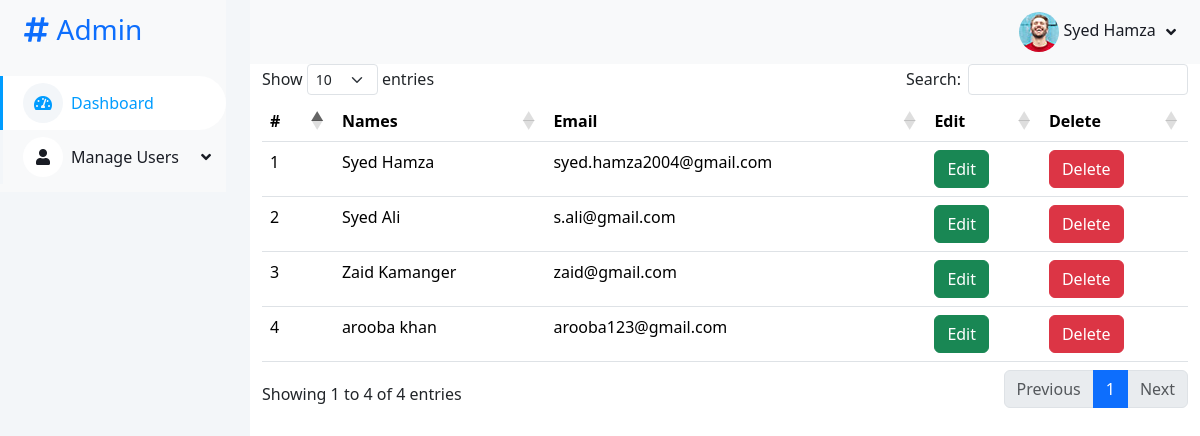
The app's page /Admin/usermanage.php (signed in) with its own data.
### tables this page shows
CREATE TABLE `users` (
  `id` int(11) NOT NULL,
  `Users_Name` varchar(255) NOT NULL,
  `Users_Password` varchar(255) NOT NULL,
  `Users_Number` int(11) NOT NULL,
  `Uses_Address` varchar(255) NOT NULL,
  `Users_CNIC` int(14) NOT NULL,
  `Email_id` varchar(255) NOT NULL
);

### Admin/usermanage.php (the view, shortened to what this page needs)
<?php
require '../Connection/config.php';
?>
<!DOCTYPE html>
<html lang="en">
<head>
    <link href="https://cdnjs.cloudflare.com/ajax/libs/font-awesome/5.10.0/css/all.min.css" rel="stylesheet">
    <link href="https://cdn.jsdelivr.net/npm/bootstrap@5.3.3/dist/css/bootstrap.min.css" rel="stylesheet">
    <link href="https://cdn.datatables.net/1.13.4/css/dataTables.bootstrap5.min.css" rel="stylesheet">
    <link href="css/style.css" rel="stylesheet">
</head>
<body>
    <div class="container-xxl position-relative bg-white d-flex p-0">
        <div class="sidebar pe-4 pb-3">
            <nav class="navbar bg-light navbar-light">
                <a href="index.html" class="navbar-brand mx-4 mb-3">
                    <h3 class="text-primary"><i class="fa fa-hashtag me-2"></i>Admin</h3>
                </a>
                <div class="navbar-nav w-100">
                    <a href="index.php" class="nav-item nav-link active"><i class="fa fa-tachometer-alt me-2"></i>Dashboard</a>
                    <div class="nav-item dropdown">
                        <a href="#" class="nav-link dropdown-toggle" data-bs-toggle="dropdown"><i class="fa fa-user me-2"></i>Manage Users</a>
                    </div>
                </div>
            </nav>
        </div>
        <div class="content">
            <nav class="navbar navbar-expand bg-light navbar-light sticky-top px-4 py-0">
                <div class="navbar-nav align-items-center ms-auto">
                    <div class="nav-item dropdown">
                        <a href="#" class="nav-link dropdown-toggle" data-bs-toggle="dropdown">
                            <img class="rounded-circle" src="img/user.jpg" alt="" style="width: 40px; height: 40px;">
                            <span class="d-none d-lg-inline-flex"><?php echo $_SESSION['username']; ?></span>
                        </a>
                    </div>
                </div>
            </nav>
            <div class="container">
            <?php
    $SELECTQUERY = 'SELECT * FROM `users`';
    $validateselec = mysqli_query($con, $SELECTQUERY);
    $s_no = 1;
    if (mysqli_num_rows($validateselec) > 0) {
    ?>
        <table id="myTable" class="table display">
            <thead>
                <tr>
                    <th scope="col">#</th>
                    <th scope="col">Names</th>
                    <th scope="col">Email</th>
                    <th scope="col">Edit</th>
                    <th scope="col">Delete</th>
                </tr>
            </thead>
            <tbody>
                <?php
                while ($row = mysqli_fetch_assoc($validateselec)) {
                    ?>
                    <tr>
                        <td><?php echo $s_no++; ?></td>
                        <td><?php echo htmlspecialchars($row['Users_Name']); ?></td>
                        <td><?php echo htmlspecialchars($row['Email_id']); ?></td>
                        <td>
                            <a href="UpdateUsers.php?editid=<?php echo $row['id']; ?>">
                                <button class="btn btn-md btn-success">Edit</button>
                            </a>
                        </td>
                        <td>
                            <a href="usermanage.php?dltuser=<?php echo $row['id']; ?>">
                                <button class="btn btn-md btn-danger">Delete</button>
                            </a>
                        </td>
                    </tr>
                <?php } ?>
            </tbody>
        </table>
    <?php } ?>
            </div>
        </div>
    </div>
</body>
</html>

### Admin/css/style.css (style rules this page uses)
:root { --primary: #009CFF; --light: #F3F6F9; --dark: #191C24; }
.btn { transition: .5s; }
.sidebar { position: fixed; top: 0; left: 0; bottom: 0; width: 250px; height: 100vh; overflow-y: auto; background: var(--light); transition: 0.5s; z-index: 999; }
.content { margin-left: 250px; min-height: 100vh; background: #FFFFFF; transition: 0.5s; }
@media (min-width: 992px) { .sidebar { margin-left: 0; } }
@media (min-width: 992px) { .content { width: calc(100% - 250px); } }
.sidebar .navbar .navbar-nav .nav-link { padding: 7px 20px; color: var(--dark); font-weight: 500; border-left: 3px solid var(--light); border-radius: 0 30px 30px 0; outline: none; }
.sidebar .navbar .navbar-nav .nav-link:hover, .sidebar .navbar .navbar-nav .nav-link.active { color: var(--primary); background: #FFFFFF; border-color: var(--primary); }
.sidebar .navbar .navbar-nav .nav-link i { width: 40px; height: 40px; display: inline-flex; align-items: center; justify-content: center; background: #FFFFFF; border-radius: 40px; }
.sidebar .navbar .navbar-nav .nav-link:hover i, .sidebar .navbar .navbar-nav .nav-link.active i { background: var(--light); }
.sidebar .navbar .dropdown-toggle::after { position: absolute; top: 15px; right: 15px; border: none; content: "\f107"; font-family: "Font Awesome 5 Free"; font-weight: 900; transition: .5s; }
.content .navbar .navbar-nav .nav-link { margin-left: 25px; padding: 12px 0; color: var(--dark); outline: none; }
.content .navbar .dropdown-toggle::after { margin-left: 6px; vertical-align: middle; border: none; content: "\f107"; font-family: "Font Awesome 5 Free"; font-weight: 900; transition: .5s; }

### records on screen
users: Users_Name "Syed Hamza", Email "syed.hamza2004@gmail.com"
users: Users_Name "Syed Ali", Email "s.ali@gmail.com"
users: Users_Name "Zaid Kamanger", Email "zaid@gmail.com"
users: Users_Name "arooba khan", Email "arooba123@gmail.com"

### other values on screen
$_SESSION['username'] "Syed Hamza"
